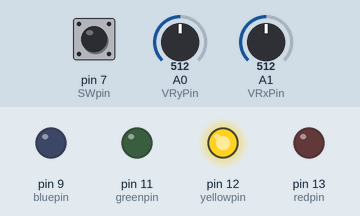
This sketch was run on a simulated Arduino Uno, built with avr-gcc and run on an emulated ATmega328P. Shown: output pins drawn as LEDs (lit = HIGH). Dashed ring = blinking. Inputs (shaded band) come from the test bench; at power-on: pin 7 (SWpin) HIGH, A0 (VRyPin) = 512, A1 (VRxPin) = 512.

Above: at 1.2 s.
1.3 s: pin 7 (SWpin) pulled LOW for 0.15 s
At 1.45 s:
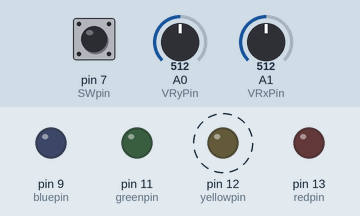
4.3 s: pin 7 (SWpin) pulled LOW for 1 s
At 4.8 s:
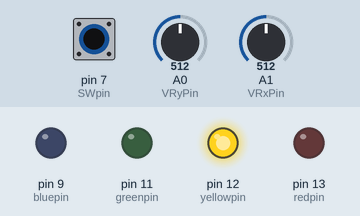
Timing chart, 0 to 7.3 s (numbered marks = the images above; inputs shaded):
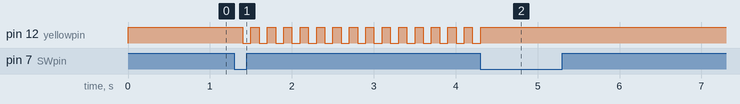

The sketch:

NguyenM_CSCI3511_Lab16.ino
```cpp
int redpin = 13;
int yellowpin = 12;
int bluepin = 9;
int greenpin = 11;


int VRxPin = A1;
int VRyPin = A0;
int SWpin = 7;
int currentLitLED;
bool isBlinking = false;
bool buttonState;
bool lastButtonState = HIGH; //stores previous state of button

bool firstLoop = true;


void setup() {
  // put your setup code here, to run once:
  pinMode(redpin, OUTPUT);
  pinMode(yellowpin, OUTPUT);
  pinMode(bluepin, OUTPUT);
  pinMode(greenpin, OUTPUT);
  pinMode(SWpin, INPUT_PULLUP);

  Serial.begin(9600);


}

void loop() {
  // put your main code here, to run repeatedly:

  buttonState = digitalRead(SWpin);
  if (buttonState == LOW && lastButtonState == HIGH){
    //button is pressed
    isBlinking = !isBlinking; //toggle blinking
  }

  lastButtonState = buttonState; //save current button state for next loop
  //by default turn on the top left for first loop only
  if (firstLoop){
    digitalWrite(yellowpin, HIGH);
    digitalWrite(redpin, LOW);
    digitalWrite(bluepin, LOW);
    digitalWrite(greenpin, LOW);
    currentLitLED = yellowpin;
    firstLoop = false;

  }

  if (isBlinking){
    digitalWrite(currentLitLED, HIGH);
    delay(100);
    digitalWrite(currentLitLED, LOW);
    delay(100);
    buttonState = digitalRead(SWpin);
    if (buttonState == LOW && lastButtonState == LOW){
    //button is pressed again
      isBlinking = !isBlinking; //turn off blinking

    }
  } else { //not blinking anymore
    //relight the LED
    digitalWrite(currentLitLED, HIGH);
  }

  int VRxVal = analogRead(VRxPin);
  int VryVal = analogRead(VRyPin);

  int xVal = map(VRxVal, 0, 1023, -255, 255);
  int yVal = map(VryVal, 0, 1023, -255, 255);

  //Serial.print("X val: ");
  //Serial.println(xVal);
  //Serial.print("Y val: ");
  //Serial.println(yVal);
  //Serial.println();


  if (xVal == -255 && yVal == 255){
    //bottom left
    digitalWrite(yellowpin, LOW);
    digitalWrite(redpin, LOW);
    digitalWrite(bluepin, HIGH);
    digitalWrite(greenpin, LOW);
    currentLitLED = bluepin;

  }
  else if (xVal == 255 && yVal == 255){
    //bottom right
    digitalWrite(yellowpin, LOW);
    digitalWrite(redpin, LOW);
    digitalWrite(bluepin, LOW);
    digitalWrite(greenpin, HIGH);
    currentLitLED = greenpin;
  }
  else if (xVal == 255 && yVal == -255 ){
    // top right
    digitalWrite(yellowpin, LOW);
    digitalWrite(redpin, HIGH);
    digitalWrite(bluepin, LOW);
    digitalWrite(greenpin, LOW);
    currentLitLED = redpin;

  }
  else if (xVal == -255 && yVal == -255){
    //top left
    digitalWrite(yellowpin, HIGH);
    digitalWrite(redpin, LOW);
    digitalWrite(bluepin, LOW);
    digitalWrite(greenpin, LOW);
    currentLitLED = yellowpin;

  }


}
```

Measured:
- after the input at 1.3 s, pin 12 (yellowpin): alternates HIGH for 0.10 s and LOW for 0.10 s, starting after 0.10 s
- after the input at 4.3 s, pin 12 (yellowpin): goes on until 4.3 s, then stays HIGH
